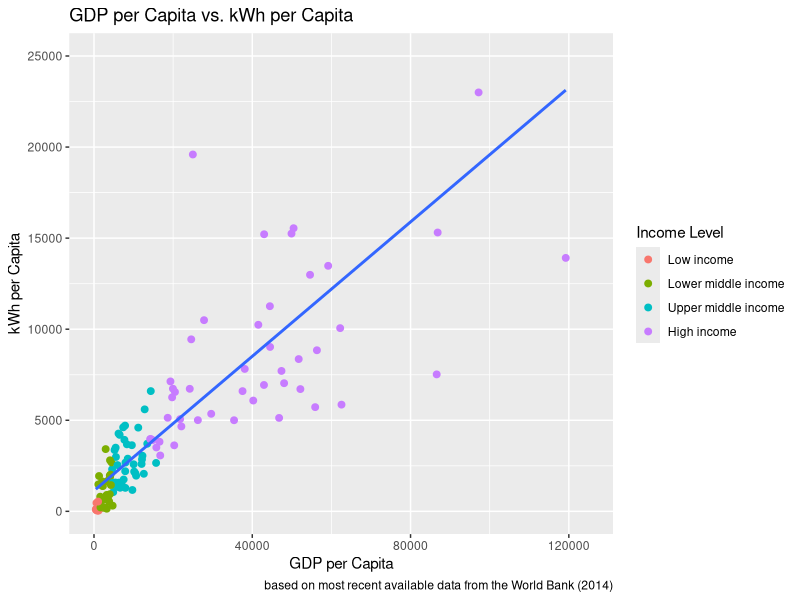
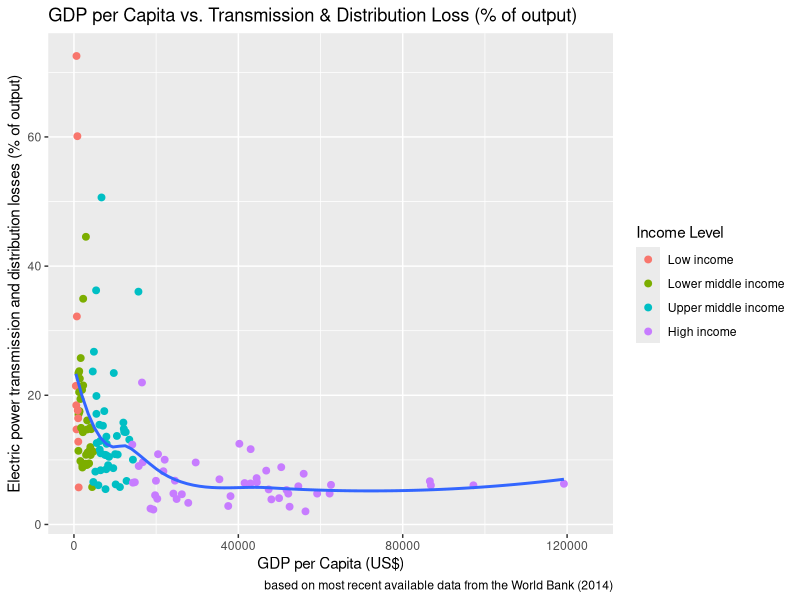
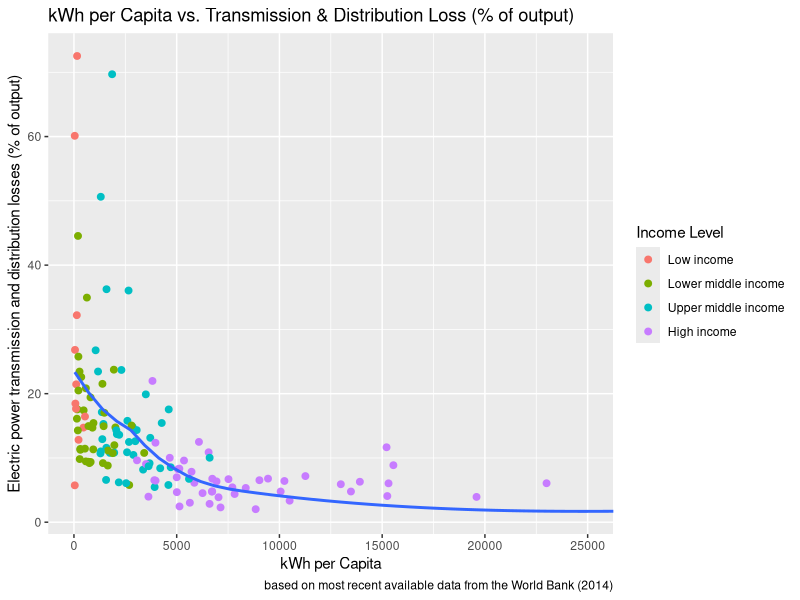
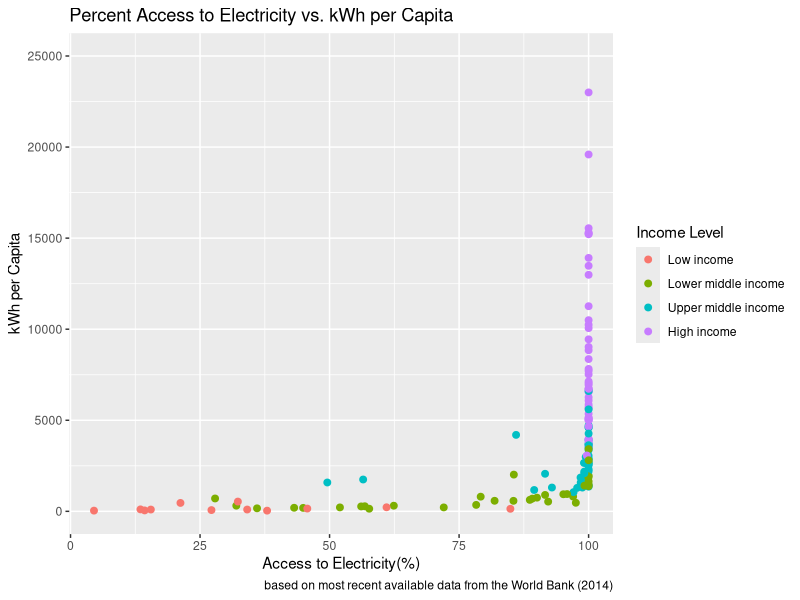

Write the R code that produced these figures, in order.
## ---- chunk 1
knitr::opts_chunk$set(echo = TRUE, message=FALSE, warning = FALSE, echo = FALSE)
setwd("/Users/charmed33/R/HultPrize2018")
library(tidyverse)
library(knitr)
library(dplyr)
## ---- chunk 2
# read in the data, all from the world bank
powerloss <- read_csv("electric_loss.csv", skip = 4) 
# Electric power transmission and distribution losses (% of output)
access <- read_csv("access.csv", skip = 4) 
# Access to electricity (% of population)
population <- read_csv("population.csv", skip = 4)
# Population, total
kwh <- read_csv("kwhpercap.csv", skip = 4)
# Electric power consumption (kWh per capita)
gdp <- read_csv("gdp.csv", skip = 4)
# GDP (current US$)
countries <- read_csv("wb_countrydata.csv")
# Children out of school, female (% of female primary school age)
girlsed <- read_csv("girlsed.csv", skip = 4)

# change some names, use data from 2014, last available
colnames(powerloss)[colnames(powerloss)=="Country Name"] <- "country"
colnames(powerloss)[colnames(powerloss)=="Country Code"] <- "country_code"
colnames(powerloss)[colnames(powerloss)=="2014"] <- "percentloss"

colnames(population)[colnames(population)=="Country Name"] <- "country"
colnames(population)[colnames(population)=="Country Code"] <- "country_code"
colnames(population)[colnames(population)=="2014"] <- "population"

colnames(gdp)[colnames(gdp)=="Country Name"] <- "country"
colnames(gdp)[colnames(gdp)=="Country Code"] <- "country_code"
colnames(gdp)[colnames(gdp)=="2014"] <- "gdp"

colnames(kwh)[colnames(kwh)=="Country Name"] <- "country"
colnames(kwh)[colnames(kwh)=="Country Code"] <- "country_code"
colnames(kwh)[colnames(kwh)=="2014"] <- "kwh"

colnames(access)[colnames(access)=="Country Name"] <- "country"
colnames(access)[colnames(access)=="Country Code"] <- "country_code"
colnames(access)[colnames(access)=="2014"] <- "access"

colnames(girlsed)[colnames(girlsed)=="Country Name"] <- "country"
colnames(girlsed)[colnames(girlsed)=="Country Code"] <- "country_code"
colnames(girlsed)[colnames(girlsed)=="2014"] <- "girlsed"

names(countries) <- c("country_code","region","income_group","country")


# select the 2014 data
powerloss <- select(powerloss, country, country_code, percentloss)
population <- select(population, country, country_code, population)
gdp <- select(gdp, country, country_code, gdp)
kwh <- select(kwh, country, country_code, kwh)
access <- select(access, country, country_code, access)
girlsed <- select(girlsed, country, country_code, girlsed)

# merge it all together
power <- left_join(powerloss, countries, by = 
           c("country_code" = "country_code","country" = "country"))
power <- left_join(power, population, by = 
           c("country_code" = "country_code", "country" = "country"))
power <- left_join(power, gdp, by = 
           c("country_code" = "country_code", "country" = "country"))
power <- left_join(power, kwh, by = 
           c("country_code" = "country_code", "country" = "country"))
power <- left_join(power, access, by = 
           c("country_code" = "country_code", "country" = "country"))
power <- left_join(power, girlsed, by = 
           c("country_code" = "country_code", "country" = "country"))

# create gdp per capita by dividing gdp by population
power <- mutate(power, gdp_percap = gdp / population)
power <- select(power, country, country_code, region, 
                income_group, gdp, gdp_percap, population, everything())
power <- power[complete.cases(power[ , 3]),]
power$income_group <- as.factor(power$income_group)
power <- mutate(power,
                income_group=fct_relevel(income_group,
                  "Low income",
                  "Lower middle income",
                  "Upper middle income",
                  "High income"))
## ---- chunk 3
arb <- select(power, country, percentloss)
kable(head(arrange(arb, -percentloss), 10))
## ---- chunk 4
arb2 <- select(power, country, kwh)
kable(head(arrange(arb2, kwh), 10))
## ---- chunk 5

ggplot(data = power, mapping = aes(gdp_percap, kwh), na.rm = TRUE) + 
  geom_point(aes(colour = factor(income_group)), size = 2) + 
  geom_smooth(method = "lm", se = FALSE) + coord_cartesian(xlim = c(0,125000), 
  ylim=c(0,25000)) + labs(colour = "Income Level", 
       title = "GDP per Capita vs. kWh per Capita", 
       caption = "based on most recent available data from the World Bank (2014)",
       x = "GDP per Capita", 
       y = "kWh per Capita")
## ---- chunk 6
# gdp per capita vs. percent loss
ggplot(data = power, mapping = aes(gdp_percap, percentloss, na.rm = TRUE)) + 
  geom_point(aes(colour = factor(income_group)), size = 2) + geom_smooth(se = FALSE) +
  coord_cartesian(xlim = c(0, 125000)) + labs(colour = "Income Level", 
       title = "GDP per Capita vs. Transmission & Distribution Loss (% of output)", 
       caption = "based on most recent available data from the World Bank (2014)",
       x = "GDP per Capita (US$)", 
       y = "Electric power transmission and distribution losses (% of output)")
## ---- chunk 7
# kwh per capita vs. percent loss
ggplot(data = power, mapping = aes(kwh, percentloss, na.rm = TRUE)) + 
  geom_point(aes(colour = factor(income_group)), size = 2) + geom_smooth(se = FALSE) +
  coord_cartesian(xlim = c(0, 25000)) + labs(colour = "Income Level", 
       title = "kWh per Capita vs. Transmission & Distribution Loss (% of output)", 
       caption = "based on most recent available data from the World Bank (2014)",
       x = "kWh per Capita", 
       y = "Electric power transmission and distribution losses (% of output)")
## ---- chunk 8
# kwh per capita vs. percent access
ggplot(data = power, mapping = aes(access, kwh), na.rm = TRUE) + 
  geom_point(aes(colour = factor(income_group)), size = 2) + 
  coord_cartesian(ylim = c(0,25000)) + 
  labs(colour = "Income Level", 
       title = "Percent Access to Electricity vs. kWh per Capita", 
       caption = "based on most recent available data from the World Bank (2014)",
       x = "Access to Electricity(%)", 
       y = "kWh per Capita")
